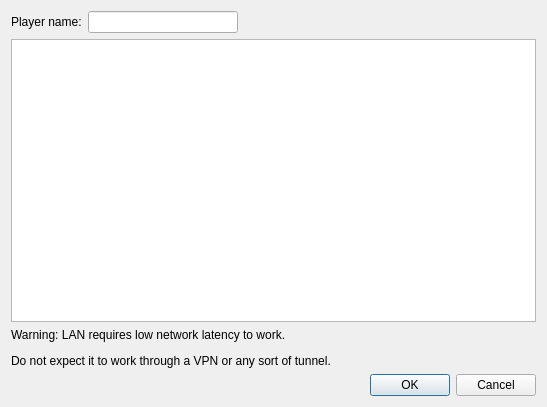
<?xml version="1.0" encoding="UTF-8"?>
<ui version="4.0">
 <class>LANStartClientDialog</class>
 <widget class="QDialog" name="LANStartClientDialog">
  <property name="geometry">
   <rect>
    <x>0</x>
    <y>0</y>
    <width>547</width>
    <height>407</height>
   </rect>
  </property>
  <property name="sizePolicy">
   <sizepolicy hsizetype="Preferred" vsizetype="Preferred">
    <horstretch>0</horstretch>
    <verstretch>0</verstretch>
   </sizepolicy>
  </property>
  <property name="windowTitle">
   <string>Join LAN game - melonDS</string>
  </property>
  <layout class="QVBoxLayout" name="verticalLayout">
   <item>
    <layout class="QHBoxLayout" name="horizontalLayout_2">
     <item>
      <widget class="QLabel" name="label">
       <property name="text">
        <string>Player name:</string>
       </property>
      </widget>
     </item>
     <item>
      <widget class="QLineEdit" name="txtPlayerName">
       <property name="sizePolicy">
        <sizepolicy hsizetype="Fixed" vsizetype="Fixed">
         <horstretch>0</horstretch>
         <verstretch>0</verstretch>
        </sizepolicy>
       </property>
       <property name="minimumSize">
        <size>
         <width>150</width>
         <height>0</height>
        </size>
       </property>
      </widget>
     </item>
     <item>
      <spacer name="horizontalSpacer">
       <property name="orientation">
        <enum>Qt::Orientation::Horizontal</enum>
       </property>
       <property name="sizeHint" stdset="0">
        <size>
         <width>40</width>
         <height>20</height>
        </size>
       </property>
      </spacer>
     </item>
    </layout>
   </item>
   <item>
    <widget class="QTreeView" name="tvAvailableGames">
     <property name="editTriggers">
      <set>QAbstractItemView::EditTrigger::NoEditTriggers</set>
     </property>
    </widget>
   </item>
   <item>
    <widget class="QLabel" name="label_2">
     <property name="text">
      <string>&lt;html&gt;&lt;head/&gt;&lt;body&gt;&lt;p&gt;Warning: LAN requires low network latency to work.&lt;/p&gt;&lt;p&gt;Do not expect it to work through a VPN or any sort of tunnel.&lt;/p&gt;&lt;/body&gt;&lt;/html&gt;</string>
     </property>
    </widget>
   </item>
   <item>
    <widget class="QDialogButtonBox" name="buttonBox">
     <property name="orientation">
      <enum>Qt::Orientation::Horizontal</enum>
     </property>
     <property name="standardButtons">
      <set>QDialogButtonBox::StandardButton::Cancel|QDialogButtonBox::StandardButton::Ok</set>
     </property>
    </widget>
   </item>
  </layout>
 </widget>
 <resources/>
 <connections>
  <connection>
   <sender>buttonBox</sender>
   <signal>accepted()</signal>
   <receiver>LANStartClientDialog</receiver>
   <slot>accept()</slot>
   <hints>
    <hint type="sourcelabel">
     <x>248</x>
     <y>254</y>
    </hint>
    <hint type="destinationlabel">
     <x>157</x>
     <y>274</y>
    </hint>
   </hints>
  </connection>
  <connection>
   <sender>buttonBox</sender>
   <signal>rejected()</signal>
   <receiver>LANStartClientDialog</receiver>
   <slot>reject()</slot>
   <hints>
    <hint type="sourcelabel">
     <x>316</x>
     <y>260</y>
    </hint>
    <hint type="destinationlabel">
     <x>286</x>
     <y>274</y>
    </hint>
   </hints>
  </connection>
 </connections>
</ui>
